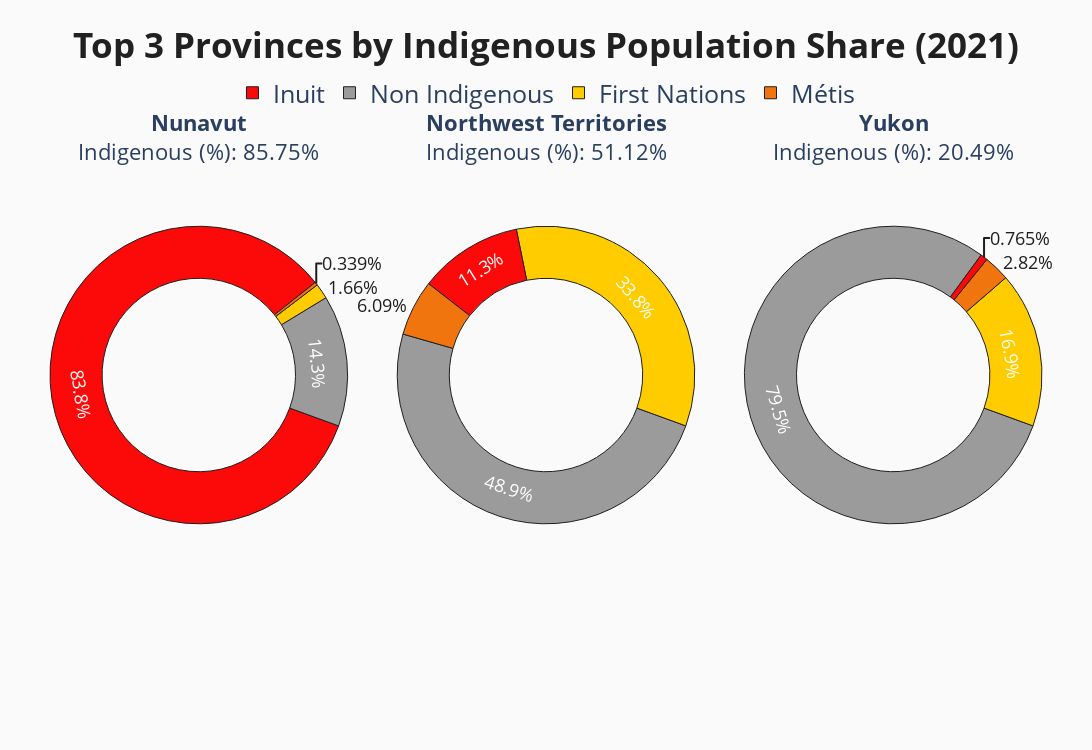

Notebook code cell kept with this figure:
### Code cell
#Create figure, subplots
fig = make_subplots(
	rows=1,
	cols=3,
	specs=[[{"type":"domain"}, {"type":"domain"}, {"type":"domain"}]],
	subplot_titles=[f"<b>{row['Location']}</b><br>Indigenous (%): {row['Pct']}%" for _, row in df.iterrows()],
	horizontal_spacing=0.05
)

#Create singular legend
show_legends = [True, False, False]
for i, (idx, row) in enumerate(df.iterrows()):
	fig.add_trace(
		go.Pie(
			labels=Labels,
			values=[
				row['First_Nations'],
				row['Inuit'],
				row['Métis'],
				row['Non_Indigenous']
			],
			hole=Hole_Size,
			marker_colors=Colors,
			texttemplate="%{percent}",
			insidetextfont=dict(color="white",  size=Label_fs),
    	outsidetextfont=dict(color="#1f1f1f", size=Label_fs),
			marker_line_width=Div_lw,
			marker_line_color=Div_lc,
			hovertemplate="%{label}<br>Count: %{value:,}<extra></extra>",
			showlegend=show_legends[i]
		),
		row=1,
		col=i+1
	)
 
#Layout formatting
fig.update_layout(
    height=750, width=1500,
    margin=dict(t=100, b=20, l=50, r=50),
    paper_bgcolor="#fafafa",
    plot_bgcolor="#fafafa",
    title=dict(
        text="<b>Top 3 Provinces by Indigenous Population Share (2021)</b>",
        x=0.5, xanchor="center",
        font=dict(size=35, color="#212122")
    ),
    legend=dict(
        orientation="h",
        x=0.5, xanchor="center",
        y=1.0, yanchor="bottom",
        font=dict(size=Legend_fs),
        bgcolor="#fafafa"
    ),
    uniformtext_minsize=12,
    uniformtext_mode="hide"
)

#Adjust subplot title positions & font sizes
for i in range(3):
    fig.layout.annotations[i].update(
        y=0.9,
        yanchor="bottom",
        font=dict(size=22),
        align="center"
    )

#Rotate pie to make labels on side
fig.update_traces(rotation=110)

#Save figure and show
fig.write_html("subplots.html")
pio.write_image(fig, "subplots.png", scale=3)
fig.show()

### Figure 1 — Plotly figure (JSON) as saved in the notebook; plotly's stock layout.template omitted (floating-point values rounded to 4 significant figures)
{"data": [{"domain": {"x": [0, 0.3], "y": [0, 1]}, "hole": 0.65, "hovertemplate": "%{label}<br>Count: %{value:,}<extra></extra>", "insidetextfont": {"color": "white", "size": 18}, "labels": ["First Nations", "Inuit", "Métis", "Non Indigenous"], "marker": {"colors": ["#ffcc00", "#fc0a0a", "#f1750f", "#9B9B9B"], "line": {"color": "#202020", "width": 1}}, "outsidetextfont": {"color": "#1f1f1f", "size": 18}, "rotation": 110, "showlegend": true, "texttemplate": "%{percent}", "type": "pie", "values": [610, 30855, 125, 5250]}, {"domain": {"x": [0.35, 0.65], "y": [0, 1]}, "hole": 0.65, "hovertemplate": "%{label}<br>Count: %{value:,}<extra></extra>", "insidetextfont": {"color": "white", "size": 18}, "labels": ["First Nations", "Inuit", "Métis", "Non Indigenous"], "marker": {"colors": ["#ffcc00", "#fc0a0a", "#f1750f", "#9B9B9B"], "line": {"color": "#202020", "width": 1}}, "outsidetextfont": {"color": "#1f1f1f", "size": 18}, "rotation": 110, "showlegend": false, "texttemplate": "%{percent}", "type": "pie", "values": [14005, 4680, 2525, 20280]}, {"domain": {"x": [0.7, 1], "y": [0, 1]}, "hole": 0.65, "hovertemplate": "%{label}<br>Count: %{value:,}<extra></extra>", "insidetextfont": {"color": "white", "size": 18}, "labels": ["First Nations", "Inuit", "Métis", "Non Indigenous"], "marker": {"colors": ["#ffcc00", "#fc0a0a", "#f1750f", "#9B9B9B"], "line": {"color": "#202020", "width": 1}}, "outsidetextfont": {"color": "#1f1f1f", "size": 18}, "rotation": 110, "showlegend": false, "texttemplate": "%{percent}", "type": "pie", "values": [7405, 335, 1235, 34835]}], "layout": {"annotations": [{"align": "center", "font": {"size": 22}, "showarrow": false, "text": "<b>Nunavut</b><br>Indigenous (%): 85.75%", "x": 0.15, "xanchor": "center", "xref": "paper", "y": 0.9, "yanchor": "bottom", "yref": "paper"}, {"align": "center", "font": {"size": 22}, "showarrow": false, "text": "<b>Northwest Territories</b><br>Indigenous (%): 51.12%", "x": 0.5, "xanchor": "center", "xref": "paper", "y": 0.9, "yanchor": "bottom", "yref": "paper"}, {"align": "center", "font": {"size": 22}, "showarrow": false, "text": "<b>Yukon</b><br>Indigenous (%): 20.49%", "x": 0.85, "xanchor": "center", "xref": "paper", "y": 0.9, "yanchor": "bottom", "yref": "paper"}], "height": 750, "legend": {"bgcolor": "#fafafa", "font": {"size": 25}, "orientation": "h", "x": 0.5, "xanchor": "center", "y": 1, "yanchor": "bottom"}, "margin": {"b": 20, "l": 50, "r": 50, "t": 100}, "paper_bgcolor": "#fafafa", "plot_bgcolor": "#fafafa", "title": {"font": {"color": "#212122", "size": 35}, "text": "<b>Top 3 Provinces by Indigenous Population Share (2021)</b>", "x": 0.5, "xanchor": "center"}, "uniformtext": {"minsize": 12, "mode": "hide"}, "width": 1500}}
